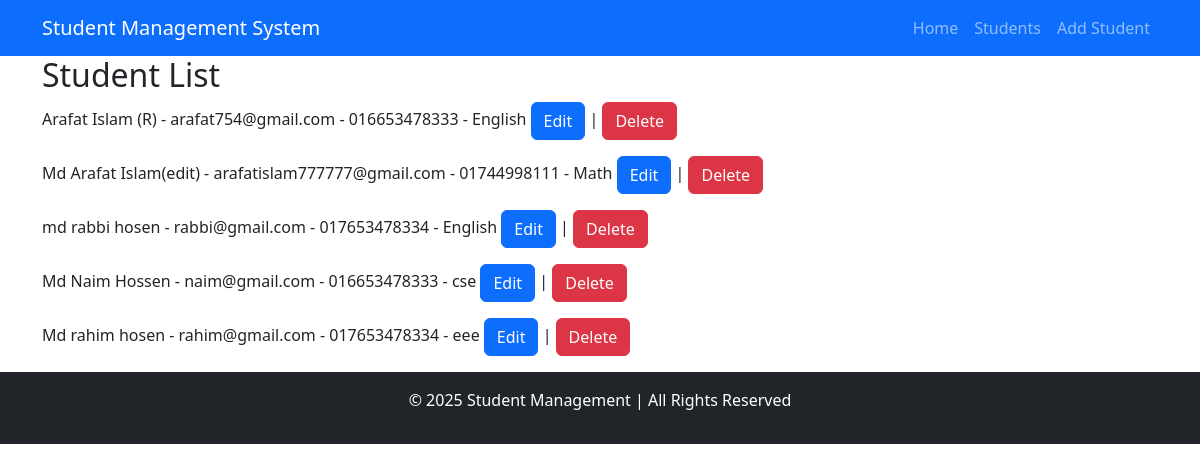
Page /list/ on the committed database.
### student/models.py (models this page shows, shortened)
class Student(models.Model):
    name = models.CharField(max_length=100)
    email = models.EmailField(unique=True)
    phone = models.CharField(max_length=15)
    course = models.CharField(max_length=100)

### student/views.py (the view)
# urls.py: path('list/', student_list, name='student_list'),
def student_list(request):
    students = Student.objects.all()
    return render(request, 'student_list.html', {'students': students})

### student/templates/student_list.html
{% extends 'base.html' %}
{% block content %}
    <h2 class="container">Student List</h2>
    {% for student in students %}
        <p class="container">{{ student.name }} - {{ student.email }} - {{ student.phone }} - {{ student.course }}
            <a class="btn btn-primary" href="{% url 'student_update' student.id %}">Edit</a> |
            <a class="btn btn-danger" href="{% url 'student_delete' student.id %}">Delete</a>
        </p>
    {% empty %}
        <p>No students available.</p>
    {% endfor %}
{% endblock %}

### student/templates/base.html (shortened to what this page needs)
<!DOCTYPE html>
<html lang="en">
<head>
    <link href="https://cdn.jsdelivr.net/npm/bootstrap@5.3.0/dist/css/bootstrap.min.css" rel="stylesheet">
</head>
<body>
    <nav class="navbar navbar-expand-lg navbar-dark bg-primary">
        <div class="container">
            <a class="navbar-brand" href="/">Student Management System</a>
            <div class="collapse navbar-collapse" id="navbarNav">
                <ul class="navbar-nav ms-auto">
                    <li class="nav-item"><a class="nav-link" href="{% url 'student_list' %}">Home</a></li>
                    <li class="nav-item"><a class="nav-link" href="{% url 'student_list' %}">Students</a></li>
                    <li class="nav-item"><a class="nav-link" href="{% url 'student_register' %}">Add Student</a></li>
                </ul>
            </div>
        </div>
    </nav>
    <div>
        {% block content %}
        {% endblock %}
    </div>
    <footer class="bg-dark text-white text-center py-3">
        <p>© 2025 Student Management
            | All Rights Reserved</p>
    </footer>
</body>
</html>

### rows in the picture
Student: name "Arafat Islam (R)", email "arafat754@gmail.com", phone "016653478333", course "English"
Student: name "Md Arafat Islam(edit)", email "arafatislam777777@gmail.com", phone "01744998111", course "Math"
Student: name "md rabbi hosen", email "rabbi@gmail.com", phone "017653478334", course "English"
Student: name "Md Naim Hossen", email "naim@gmail.com", phone "016653478333", course "cse"
Student: name "Md rahim hosen", email "rahim@gmail.com", phone "017653478334", course "eee"
